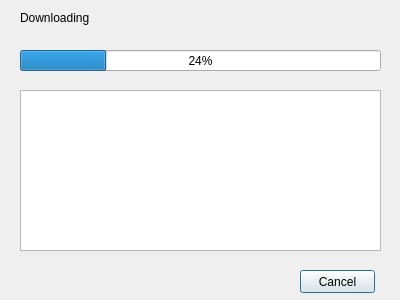
<?xml version="1.0" encoding="UTF-8"?>
<ui version="4.0">
 <class>DownloadFilesDialog</class>
 <widget class="QDialog" name="DownloadFilesDialog">
  <property name="geometry">
   <rect>
    <x>0</x>
    <y>0</y>
    <width>400</width>
    <height>300</height>
   </rect>
  </property>
  <property name="windowTitle">
   <string>Dialog</string>
  </property>
  <widget class="QPushButton" name="buttonCancel">
   <property name="geometry">
    <rect>
     <x>300</x>
     <y>270</y>
     <width>75</width>
     <height>23</height>
    </rect>
   </property>
   <property name="text">
    <string>Cancel</string>
   </property>
  </widget>
  <widget class="QLabel" name="label">
   <property name="geometry">
    <rect>
     <x>20</x>
     <y>10</y>
     <width>221</width>
     <height>16</height>
    </rect>
   </property>
   <property name="text">
    <string>Downloading</string>
   </property>
  </widget>
  <widget class="QProgressBar" name="progressBar">
   <property name="geometry">
    <rect>
     <x>20</x>
     <y>50</y>
     <width>361</width>
     <height>21</height>
    </rect>
   </property>
   <property name="value">
    <number>24</number>
   </property>
  </widget>
  <widget class="QListView" name="listView">
   <property name="geometry">
    <rect>
     <x>20</x>
     <y>90</y>
     <width>361</width>
     <height>161</height>
    </rect>
   </property>
  </widget>
 </widget>
 <resources/>
 <connections/>
</ui>
